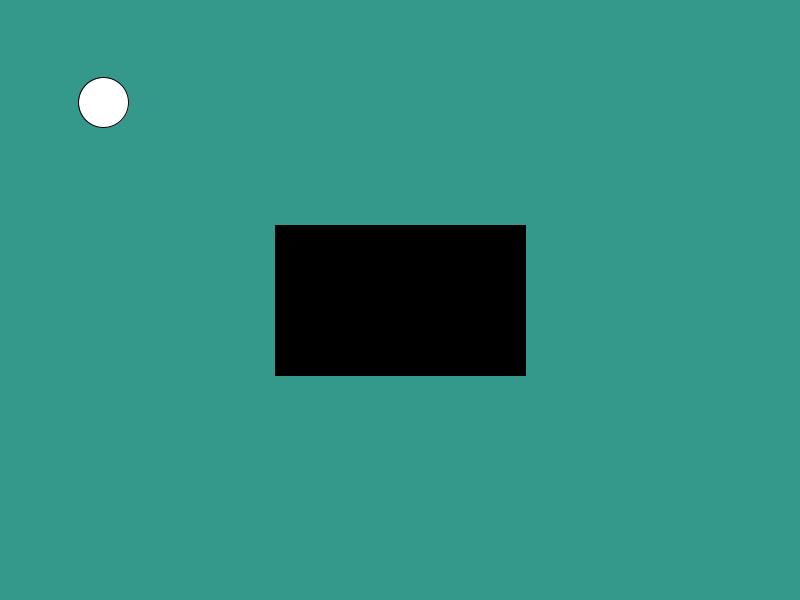
Frame 1 (no input)
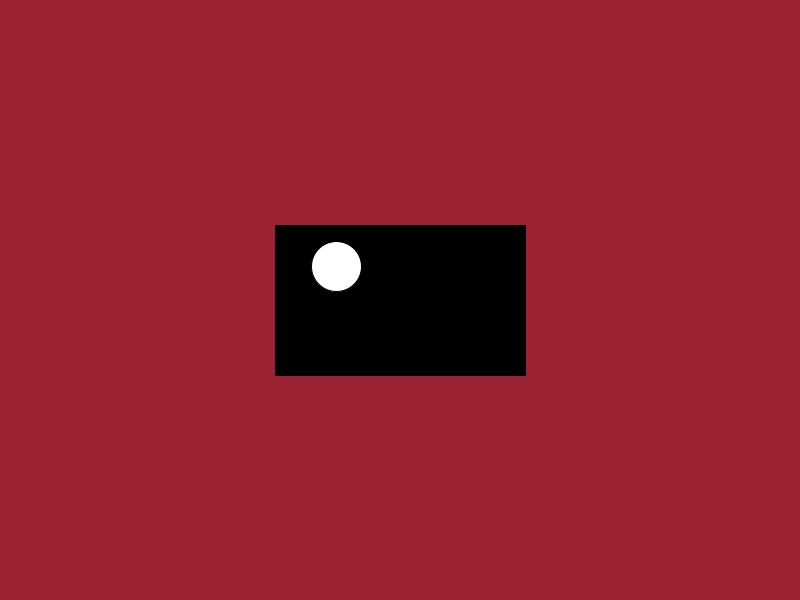
Frame 60 (the mouse pressed at the canvas centre just before this capture)
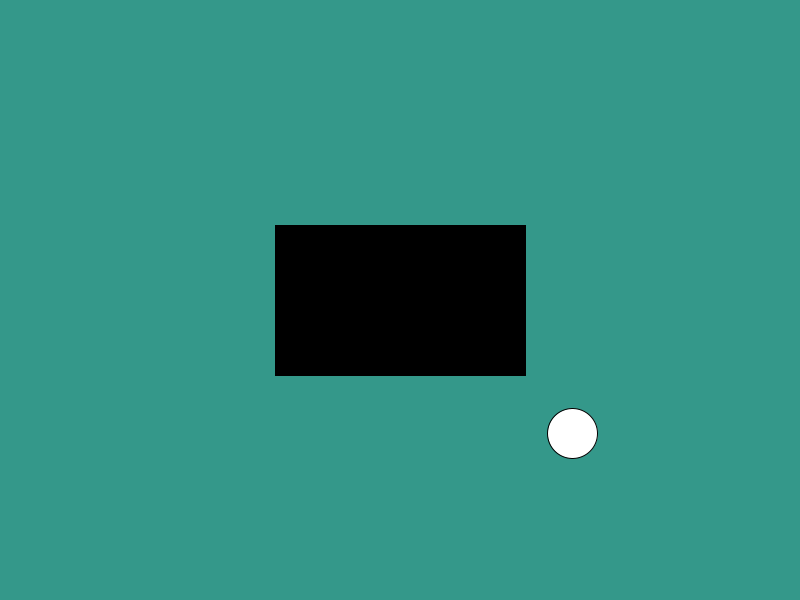
Frame 120 (the mouse held since frame 60 and released just before this capture)

The Processing sketch that drew these frames (run headless with seeded random() and noise(); from frame 60 on, the mouse is pressed at the canvas centre):

// Processing sketch: Colision_Rectangulo_Circulo
// ── Colision_Rectangulo_Circulo.pde
Pelota pelotita;

PVector rectPos;
float rectAncho = 250;
float rectAlto = 150;

void setup() {
  size(800, 600);
  pelotita = new Pelota(new PVector(100, 100), 25);
  rectPos = new PVector(width/2, height/2);
}

void draw() {
  background(255);

  pelotita.mover();

  boolean colisiona = pelotita.chocaConRect(rectPos, rectAncho, rectAlto);

  if (colisiona) {
    background(#9B2232);
  } else {
    background(#34988A);
  }

  fill(0);
  rectMode(CENTER);
  rect(rectPos.x, rectPos.y, rectAncho, rectAlto);

  fill(255);
  ellipse(pelotita.pos.x, pelotita.pos.y, pelotita.r*2, pelotita.r*2);
}

// ── Pelota.pde
class Pelota {

  PVector pos;
  PVector vel;
  float r;

  Pelota(PVector posp, float rp) {
    pos = posp.copy();
    r = rp;
    vel = new PVector(random(2, 5), random(2, 5));
  }

  void mover() {
    pos.add(vel);

    if (pos.x - r < 0 || pos.x + r > width) {
      vel.x *= -1;
    }

    if (pos.y - r < 0 || pos.y + r > height) {
      vel.y *= -1;
    }
  }

  boolean chocaConRect(PVector rpos, float rw, float rh) {
    PVector pmc = new PVector();

    if (pos.x < (rpos.x - rw/2)) {
      pmc.x = rpos.x - rw/2;
    } else if (pos.x > (rpos.x + rw/2)) {
      pmc.x = rpos.x + rw/2;
    } else {
      pmc.x = pos.x;
    }

    if (pos.y < (rpos.y - rh/2)) {
      pmc.y = rpos.y - rh/2;
    } else if (pos.y > (rpos.y + rh/2)) {
      pmc.y = rpos.y + rh/2;
    } else {
      pmc.y = pos.y;
    }

    return chocaCon(pmc);
  }

  boolean chocaCon(PVector otro) {
    return dist(pos.x, pos.y, otro.x, otro.y) < r;
  }
}
